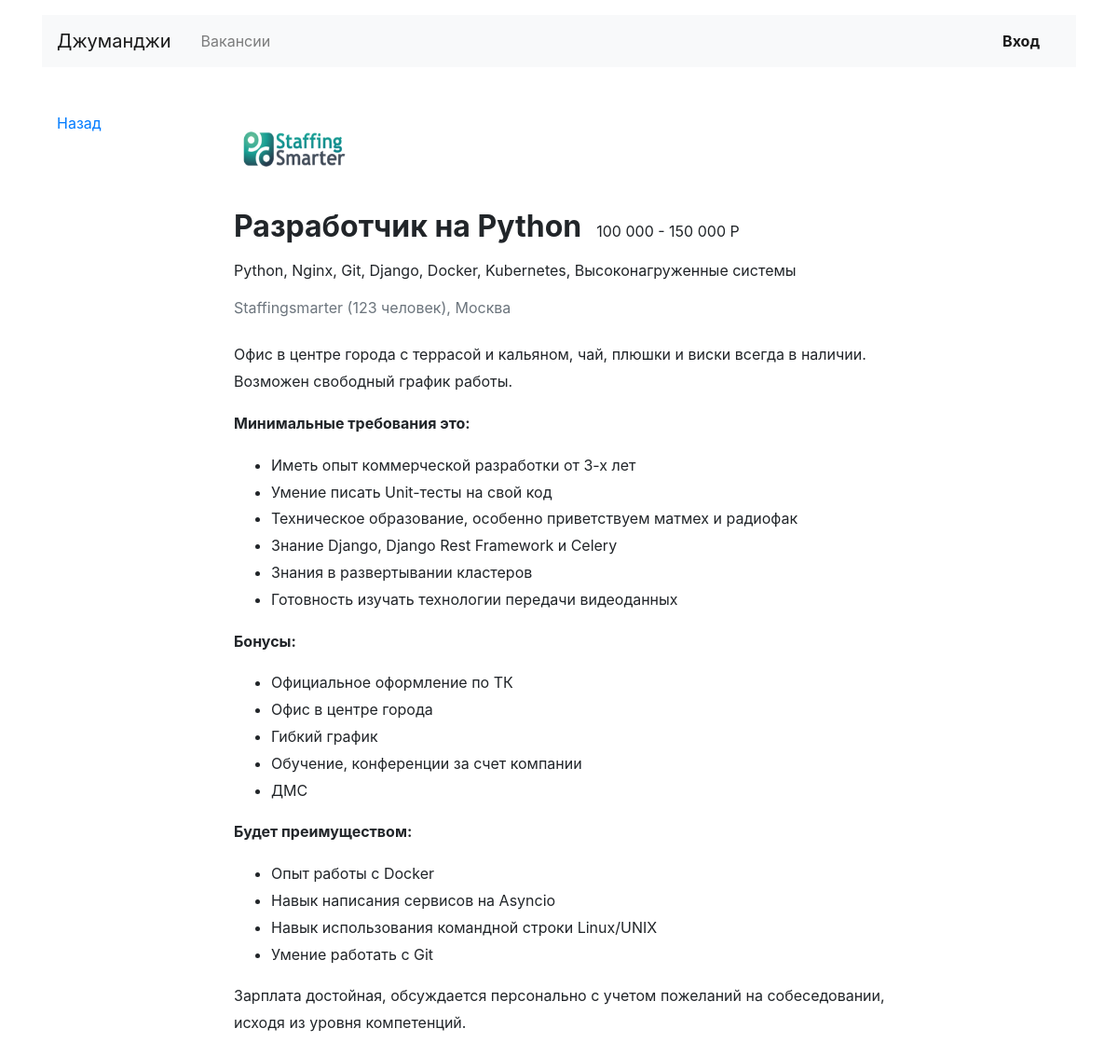
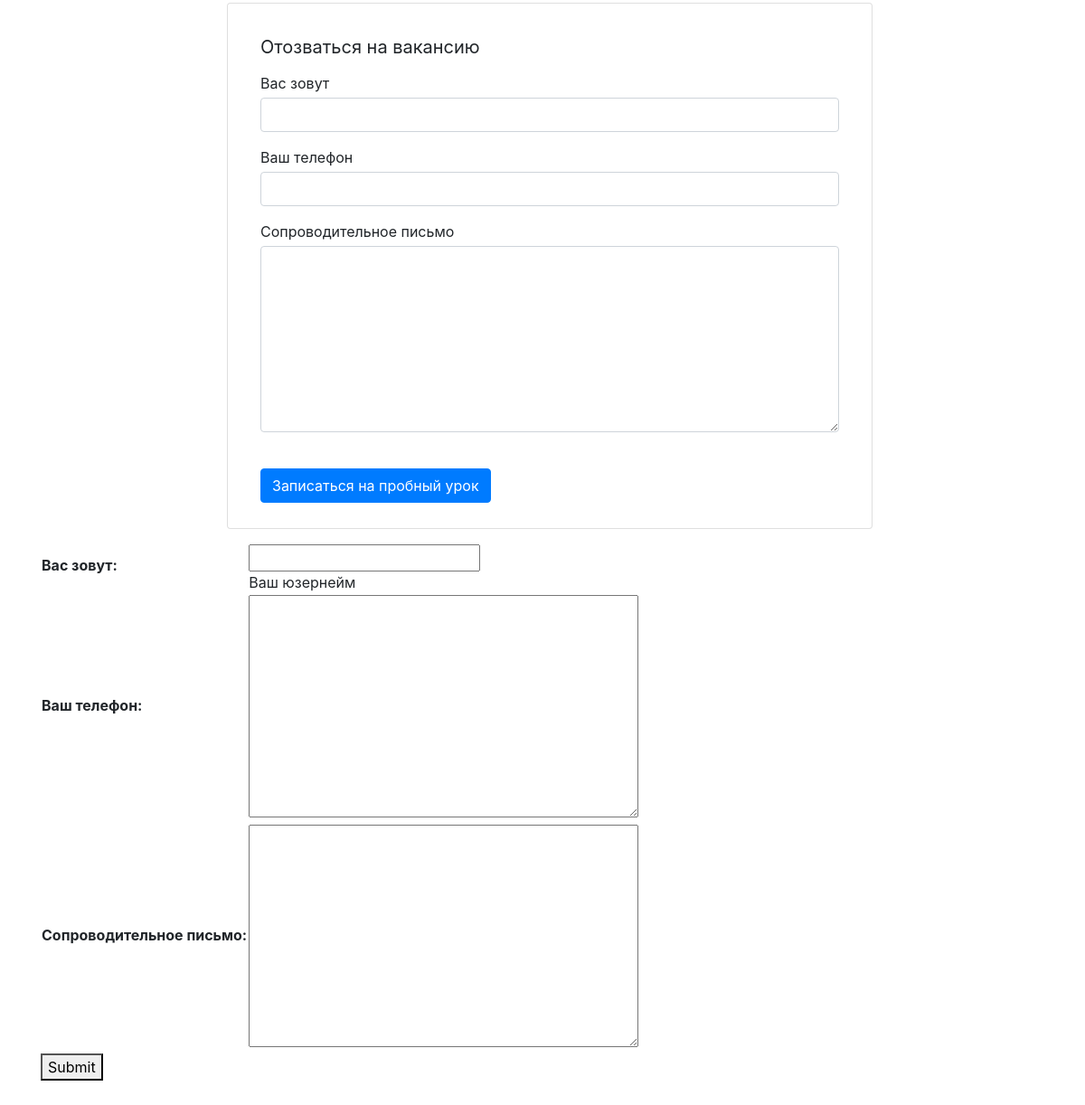
Screenshot of /vacancies/1 with the database file from the repository (2 pictures, top to bottom).
### myapp/models.py (models this page shows, shortened)
class Vacancy(models.Model):
    title = models.CharField(max_length=100)
    specialty = models.ForeignKey(
        Specialty, on_delete=models.CASCADE, related_name="vacancies"
    )
    company = models.ForeignKey(
        Company, on_delete=models.CASCADE, related_name="vacancies"
    )
    skills = models.CharField(max_length=300)
    description = models.TextField(max_length=1000)
    salary_min = models.PositiveIntegerField(blank=False)
    salary_max = models.PositiveIntegerField(blank=False)
    published_at = models.DateField(auto_now_add=True)
    class Meta:
        ordering = ("-published_at",)
        verbose_name = "Вакансия"
        verbose_name_plural = "Вакансии"

class Company(models.Model):
    name = models.CharField(max_length=100)
    location = models.CharField(max_length=100)
    logo = models.ImageField(upload_to="logos/", blank=False)
    description = models.TextField(max_length=1000)
    employee_count = models.PositiveIntegerField(
        validators=[MinValueValidator(1)], blank=False
    )
    owner = models.OneToOneField(User, related_name="company", on_delete=models.CASCADE)
    class Meta:
        verbose_name = "Компания"
        verbose_name_plural = "Компании"

### myapp/views.py (the view, shortened to what this page needs)
# urls.py: path("vacancies/<int:vacancy_id>", views.Vacancy.as_view(), name="vacancy"),
class Vacancy(View):
    def get(self, request, vacancy_id):
        form = ApplicationForm()
        vacancy = models.Vacancy.objects.get(id=vacancy_id)
        context = {"form": form, "vacancy": vacancy}
        return render(request, "myapp/vacancy.html", context)

### myapp/forms.py
class ApplicationForm(forms.ModelForm):
    class Meta:
        model = models.Application
        fields = (
            "written_username",
            "written_phone",
            "written_cover_letter",
        )
        labels = {
            "written_username": "Вас зовут",
            "written_phone": "Ваш телефон",
            "written_cover_letter": "Сопроводительное письмо",
        }

### myapp/templates/myapp/vacancy.html
{% extends 'base.html' %} {% block content %}{% load humanize %}
<main class="container mt-3 pb-5">
  <div class="row mt-5">
    <div class="col-12 col-lg-2">
      <div class="pl-3 mb-5">
        <p><a href="#">Назад</a></p>
      </div>
    </div>
    <div class="col-12 col-lg-8">
      <section class="pl-3">
        <a href="{% url "company" vacancy.company.id %}"
          ><img
            src="../static/logos/{{ vacancy.company.logo }}"
            width="130"
            height="80"
            alt=""
        /></a>
        <div class="d-flex align-items-baseline align-content-baseline">
          <h1 class="h2 mt-4 font-weight-bold">{{ vacancy.title }}</h1>
          <p class="m-0 pl-3">
            {{ vacancy.salary_min|intcomma }} - {{ vacancy.salary_max|intcomma }} Р
          </p>
        </div>
        <p class="mt-2">{{ vacancy.skills }}</p>
        <p class="text-muted mb-4">
          {{ vacancy.company.name|title }} ({{ vacancy.company.employee_count }}
          человек), {{ vacancy.company.location }}
        </p>
        <div style="line-height: 1.8">{{ vacancy.description|safe}}</div>
        {% include 'includes/form.html' %}
      </section>
    </div>
  </div>
   <form method="post" enctype="multipart/form-data">{% csrf_token %}
              <table>{{ form.as_table }}</table>
              <button type="submit">Submit</button>
            </form>
</main>
{% endblock %}

### rows the page displays
Vacancy: company.logo (picture), title "Разработчик на Python", salary_min "100 000", salary_max "150 000", skills "Python, Nginx, Git, Django, Docker, Kubernetes, Высоконагруженные системы", company.name "Staffingsmarter", company.employee_count "123", company.location "Москва", description "Офис в центре города с террасой и кальяном, чай, плюшки и виски всегда в наличии. Возможен свободный график работы. Минимальные требования это: Иметь опыт коммерческой разработки от 3-х лет Умение писать Unit-тесты на свой код Техническое образование, особенно приветствуем матмех и радиофак Знание Django, Django Rest Framework и Celery Знания в развертывании кластеров Готовность изучать технологии передачи видеоданных Бонусы: Официальное оформление по ТК Офис в центре города Гибкий график Обучение, конференции за счет компании ДМС Будет преимуществом: Опыт работы с Docker Навык написания сервисов на Asyncio Навык использования командной строки Linux/UNIX Умение работать с Git Зарплата…"
